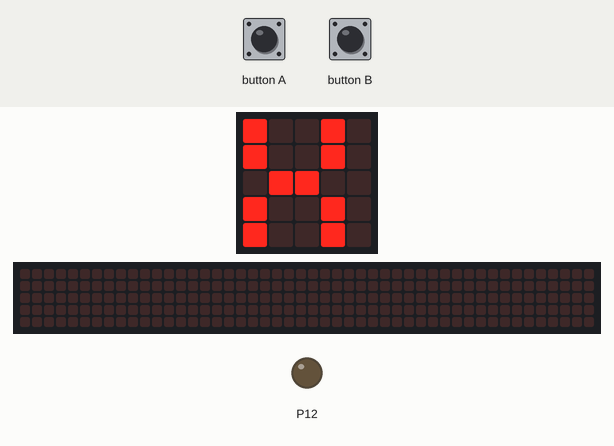
A program run on a simulated BBC micro:bit (MakeCode). Shown: the board's 5×5 LED display, a strip that is not on the board, showing the scrolling text unrolled, output pins drawn as LEDs (lit = HIGH). The test bench sets the inputs (shaded band). The 48×5 strip is a reading aid, not a part: it shows the text the display is scrolling, unrolled, one strip-width of it at a time.

Above: at 1.9 s.
2.0 s: button A pressed for 0.15 s
At 2.22 s:
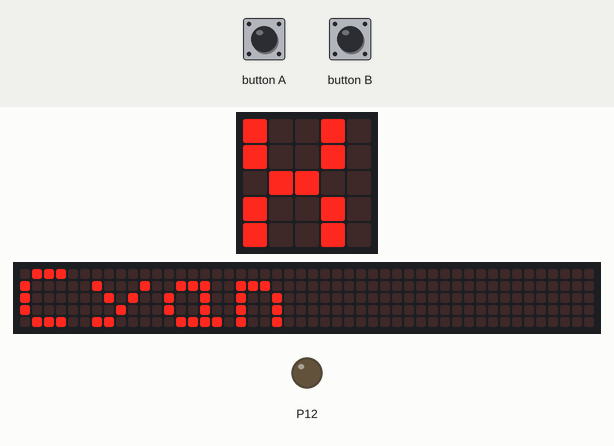
At 2.67 s:
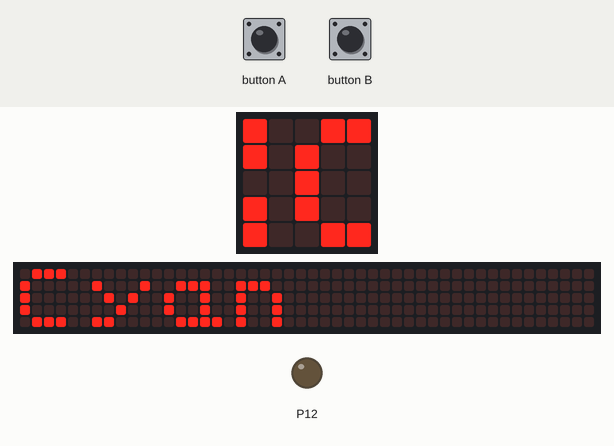
2.7 s: button B pressed for 0.15 s
3.4 s: button A pressed for 0.15 s
At 15.6 s:
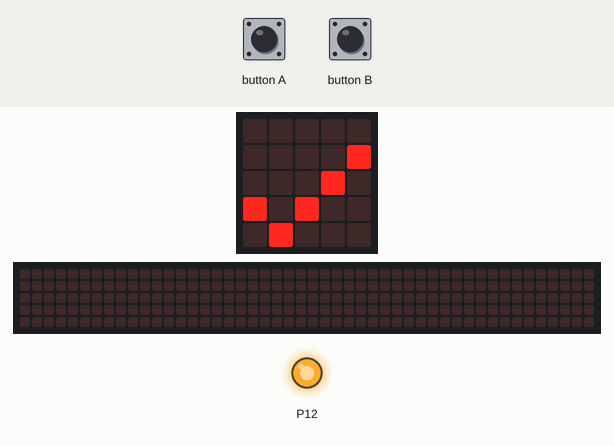
Timing chart, 0 to 15.9 s (numbered marks = the images above; inputs shaded):
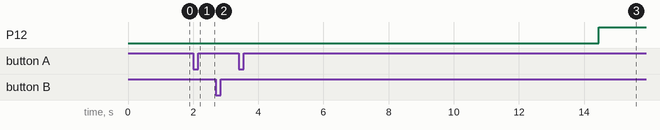

The program:

main.ts
```typescript
input.onButtonPressed(Button.A, function () {
    if (Colour == 0 || Colour == 3) {
        Colour = 1
        basic.showString("Cyan")
    } else if (Colour == 1) {
        Colour = 2
        basic.showString("Magenta")
    } else if (Colour == 2) {
        Colour = 3
        basic.showString("Yellow")
    }
})
input.onButtonPressed(Button.B, function () {
    if (Colour == 1) {
        basic.showIcon(IconNames.Yes)
        pins.digitalWritePin(DigitalPin.P12, 1)
        basic.pause(20000)
        basic.showIcon(IconNames.No)
        pins.digitalWritePin(DigitalPin.P12, 0)
        basic.showString("Cyan")
    } else if (Colour == 2) {
        basic.showIcon(IconNames.Yes)
        pins.digitalWritePin(DigitalPin.P13, 1)
        basic.pause(20000)
        basic.showIcon(IconNames.No)
        pins.digitalWritePin(DigitalPin.P13, 0)
        basic.showString("Magenta")
    } else if (Colour == 3) {
        basic.showIcon(IconNames.Yes)
        pins.digitalWritePin(DigitalPin.P14, 1)
        basic.pause(20000)
        basic.showIcon(IconNames.No)
        pins.digitalWritePin(DigitalPin.P14, 0)
        basic.showString("Yellow")
    } else {
        basic.showString("X")
    }
})
let Colour = 0
Colour = 0
basic.showString("X")
```

test.ts
```typescript
// tests go here; this will not be compiled when this package is used as an extension.
```

Measured:
- after the input at 2.0 s, the display: changes after 0.15 s (image 1)
- after the input at 3.4 s, P12: LOW → HIGH after 11.1 s instead of 3.9 s; the display: first differs from a run without the input after 3.3 s (image 3 shows a later state)
